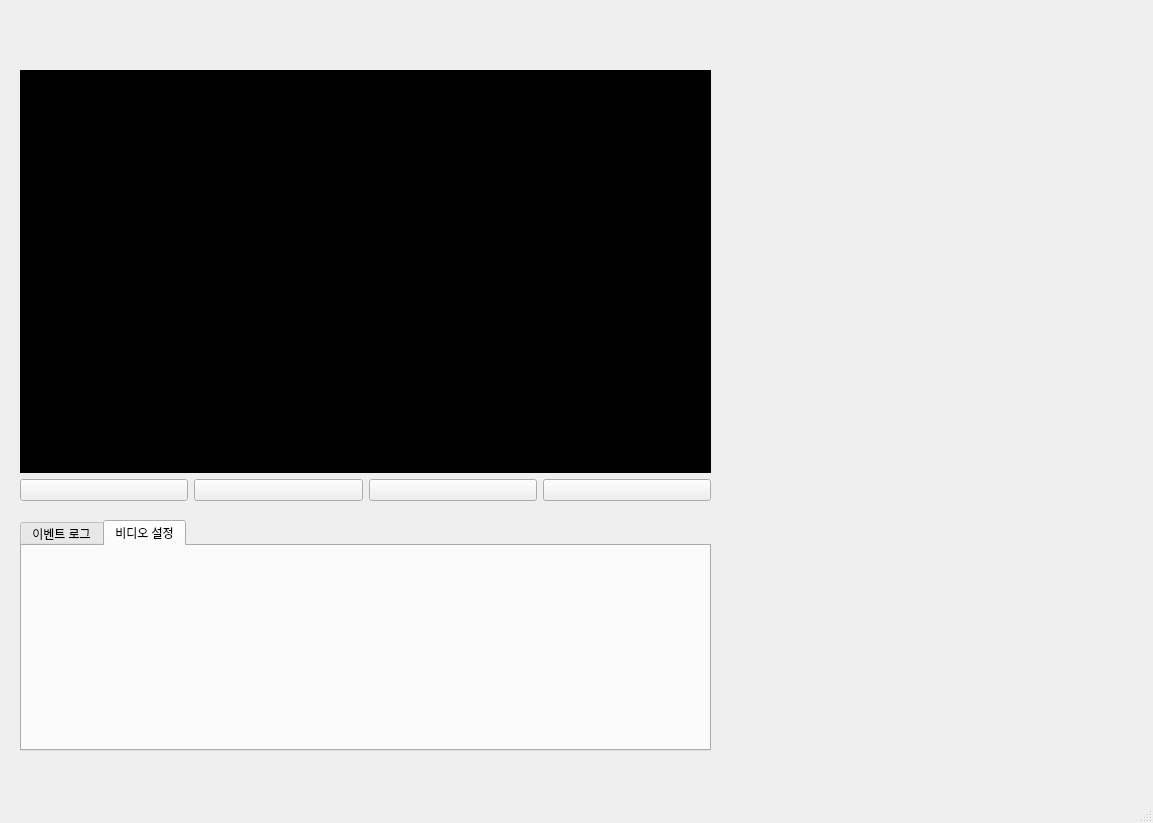
<?xml version="1.0" encoding="UTF-8"?>
<ui version="4.0">
 <class>MainWindow</class>
 <widget class="QMainWindow" name="MainWindow">
  <property name="geometry">
   <rect>
    <x>0</x>
    <y>0</y>
    <width>1153</width>
    <height>823</height>
   </rect>
  </property>
  <property name="sizePolicy">
   <sizepolicy hsizetype="Minimum" vsizetype="Minimum">
    <horstretch>0</horstretch>
    <verstretch>0</verstretch>
   </sizepolicy>
  </property>
  <property name="minimumSize">
   <size>
    <width>1153</width>
    <height>823</height>
   </size>
  </property>
  <property name="maximumSize">
   <size>
    <width>1153</width>
    <height>823</height>
   </size>
  </property>
  <property name="windowTitle">
   <string>MainWindow</string>
  </property>
  <property name="windowIcon">
   <iconset theme="QIcon::ThemeIcon::CameraVideo"/>
  </property>
  <property name="documentMode">
   <bool>false</bool>
  </property>
  <widget class="QWidget" name="centralwidget">
   <widget class="QWidget" name="metaDataContainer" native="true">
    <property name="geometry">
     <rect>
      <x>730</x>
      <y>70</y>
      <width>411</width>
      <height>681</height>
     </rect>
    </property>
   </widget>
   <widget class="QWidget" name="gridLayoutWidget">
    <property name="geometry">
     <rect>
      <x>20</x>
      <y>70</y>
      <width>691</width>
      <height>431</height>
     </rect>
    </property>
    <layout class="QGridLayout" name="gridLayout_2">
     <item row="0" column="0" colspan="4">
      <widget class="QLabel" name="videoLabel">
       <property name="styleSheet">
        <string notr="true">QLabel {
        background:  rgb(0, 0, 0);  /* 배경 투명 transparent */
        border: 1px solid black;   /* 얇은 검은색 테두리 */
        padding: 5px;              /* 테두리와 이미지 간의 간격 */
    }</string>
       </property>
       <property name="text">
        <string/>
       </property>
      </widget>
     </item>
     <item row="2" column="2">
      <widget class="QPushButton" name="resumeButton">
       <property name="cursor">
        <cursorShape>PointingHandCursor</cursorShape>
       </property>
       <property name="text">
        <string/>
       </property>
      </widget>
     </item>
     <item row="2" column="3">
      <widget class="QPushButton" name="forwardButton">
       <property name="cursor">
        <cursorShape>PointingHandCursor</cursorShape>
       </property>
       <property name="text">
        <string/>
       </property>
      </widget>
     </item>
     <item row="2" column="0">
      <widget class="QPushButton" name="backwardButton">
       <property name="cursor">
        <cursorShape>PointingHandCursor</cursorShape>
       </property>
       <property name="text">
        <string/>
       </property>
      </widget>
     </item>
     <item row="2" column="1">
      <widget class="QPushButton" name="pauseButton">
       <property name="cursor">
        <cursorShape>PointingHandCursor</cursorShape>
       </property>
       <property name="text">
        <string/>
       </property>
      </widget>
     </item>
    </layout>
   </widget>
   <widget class="QTabWidget" name="tabWidget">
    <property name="geometry">
     <rect>
      <x>20</x>
      <y>520</y>
      <width>691</width>
      <height>231</height>
     </rect>
    </property>
    <property name="tabPosition">
     <enum>QTabWidget::North</enum>
    </property>
    <property name="currentIndex">
     <number>1</number>
    </property>
    <widget class="QWidget" name="tab">
     <attribute name="title">
      <string>이벤트 로그</string>
     </attribute>
     <widget class="QWidget" name="layoutWidget">
      <property name="geometry">
       <rect>
        <x>10</x>
        <y>10</y>
        <width>661</width>
        <height>191</height>
       </rect>
      </property>
      <layout class="QGridLayout" name="gridLayout_3" rowstretch="0,0" columnminimumwidth="0,0,0">
       <property name="sizeConstraint">
        <enum>QLayout::SetDefaultConstraint</enum>
       </property>
       <property name="leftMargin">
        <number>2</number>
       </property>
       <property name="topMargin">
        <number>0</number>
       </property>
       <property name="rightMargin">
        <number>2</number>
       </property>
       <property name="bottomMargin">
        <number>0</number>
       </property>
       <property name="spacing">
        <number>-1</number>
       </property>
       <item row="0" column="2">
        <widget class="QPushButton" name="searchButton">
         <property name="maximumSize">
          <size>
           <width>53</width>
           <height>32</height>
          </size>
         </property>
         <property name="text">
          <string>검색</string>
         </property>
         <property name="iconSize">
          <size>
           <width>16</width>
           <height>16</height>
          </size>
         </property>
        </widget>
       </item>
       <item row="0" column="0">
        <widget class="QComboBox" name="eventcomboBox">
         <item>
          <property name="text">
           <string>object_class</string>
          </property>
         </item>
         <item>
          <property name="text">
           <string>id</string>
          </property>
         </item>
         <item>
          <property name="text">
           <string>frame_id</string>
          </property>
         </item>
         <item>
          <property name="text">
           <string>timestamp</string>
          </property>
         </item>
         <item>
          <property name="text">
           <string>x</string>
          </property>
         </item>
         <item>
          <property name="text">
           <string>y</string>
          </property>
         </item>
         <item>
          <property name="text">
           <string>width</string>
          </property>
         </item>
         <item>
          <property name="text">
           <string>height</string>
          </property>
         </item>
        </widget>
       </item>
       <item row="0" column="1">
        <widget class="QLineEdit" name="eventlineEdit">
         <property name="text">
          <string/>
         </property>
        </widget>
       </item>
       <item row="1" column="0" colspan="3">
        <widget class="QTableView" name="eventlogtableView"/>
       </item>
      </layout>
     </widget>
    </widget>
    <widget class="QWidget" name="tab_2">
     <attribute name="title">
      <string>비디오 설정</string>
     </attribute>
    </widget>
   </widget>
   <widget class="QPushButton" name="btnToggleMode">
    <property name="enabled">
     <bool>true</bool>
    </property>
    <property name="geometry">
     <rect>
      <x>1040</x>
      <y>10</y>
      <width>101</width>
      <height>51</height>
     </rect>
    </property>
    <property name="sizePolicy">
     <sizepolicy hsizetype="Minimum" vsizetype="Fixed">
      <horstretch>0</horstretch>
      <verstretch>0</verstretch>
     </sizepolicy>
    </property>
    <property name="autoFillBackground">
     <bool>false</bool>
    </property>
    <property name="styleSheet">
     <string notr="true">QPushButton {
    border-radius: 20px;
    background: transparent;
    border: none;          /* 테두리 없애기 */
    padding: 5px 15px;
}
</string>
    </property>
    <property name="text">
     <string/>
    </property>
    <property name="icon">
     <iconset resource="icons.qrc">
      <normaloff>:/icon/Sun2.png</normaloff>
      <normalon>:/icon/Moon2.png</normalon>:/icon/Sun2.png</iconset>
    </property>
    <property name="iconSize">
     <size>
      <width>100</width>
      <height>44</height>
     </size>
    </property>
    <property name="checkable">
     <bool>true</bool>
    </property>
    <property name="autoDefault">
     <bool>false</bool>
    </property>
   </widget>
  </widget>
  <widget class="QMenuBar" name="menubar">
   <property name="geometry">
    <rect>
     <x>0</x>
     <y>0</y>
     <width>1153</width>
     <height>24</height>
    </rect>
   </property>
  </widget>
  <widget class="QStatusBar" name="statusbar"/>
 </widget>
 <resources>
  <include location="icons.qrc"/>
 </resources>
 <connections/>
</ui>
